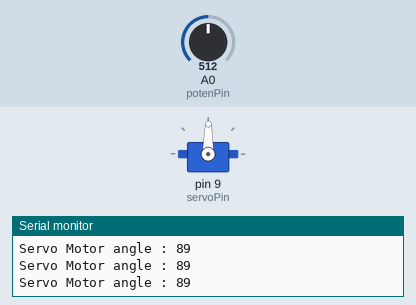
Simulated run of this sketch. Board: Arduino Uno, built with avr-gcc and run on an emulated ATmega328P. Parts: servo, the last lines printed to the serial monitor. The inputs (shaded band) are chosen by the test bench; at power-on: A0 (potenPin) = 512.

Above: at 1.2 s.
1.3 s: A0 (potenPin) set to 716
At 1.9 s:
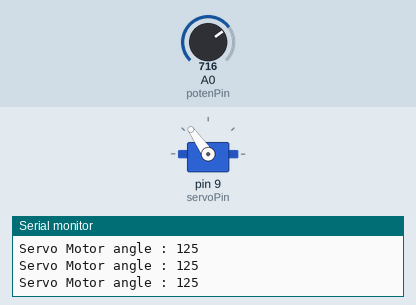
2.8 s: A0 (potenPin) set to 900
At 3.4 s:
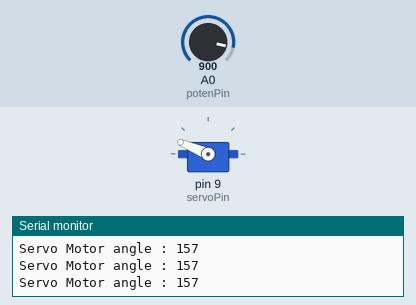
4.3 s: A0 (potenPin) set to 1023
At 4.8 s:
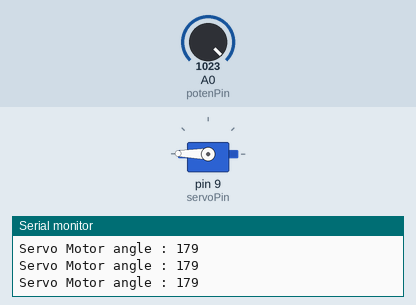
5.8 s: A0 (potenPin) set to 306
At 6.3 s:
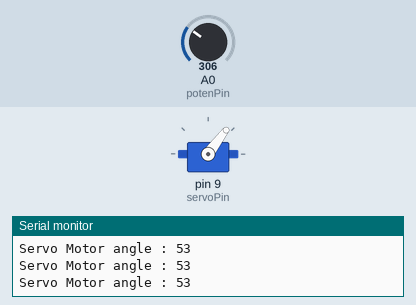
7.3 s: A0 (potenPin) set to 122
At 7.7 s:
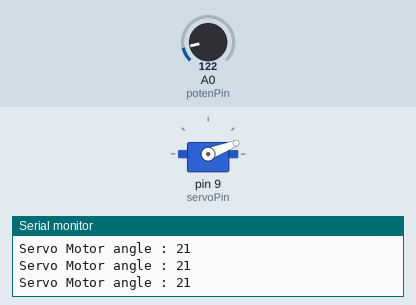
8.8 s: A0 (potenPin) set to 511
At 9.2 s:
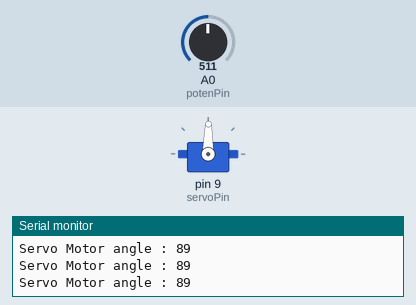
Timing chart, 0 to 11.3 s (numbered marks = the images above; inputs shaded):
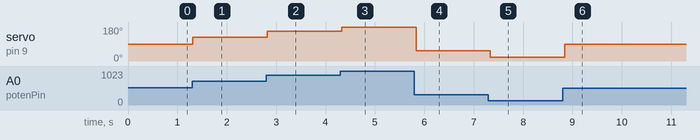

Measured:
- after the input at 1.3 s, servo on pin 9 (servoPin): 89° → 125° at once
- after the input at 2.8 s, servo on pin 9 (servoPin): 125° → 157° at once
- after the input at 4.3 s, servo on pin 9 (servoPin): 157° → 179° at once
- after the input at 5.8 s, servo on pin 9 (servoPin): 179° → 53° at once
- after the input at 7.3 s, servo on pin 9 (servoPin): 53° → 21° at once
- after the input at 8.8 s, servo on pin 9 (servoPin): 21° → 89° after 0.05 s

The sketch:

Practice7.ino
```cpp
# include <Servo.h>

Servo servo;
int potenPin = 0;
int servoPin = 9;

int angle;
int sensorVal;

void setup() {
  // put your setup code here, to run once:
  Serial.begin(9600);
  servo.attach(servoPin);
  while(!Serial);
  Serial.println("Servo Motor");
}

void loop() {
  // put your main code here, to run repeatedly:
  sensorVal = analogRead(potenPin);
  angle = map(sensorVal, 0, 1023, 0, 179);

  Serial.print("Servo Motor angle : ");
  Serial.println(angle);

  servo.write(angle);
  delay(100);
}
```
